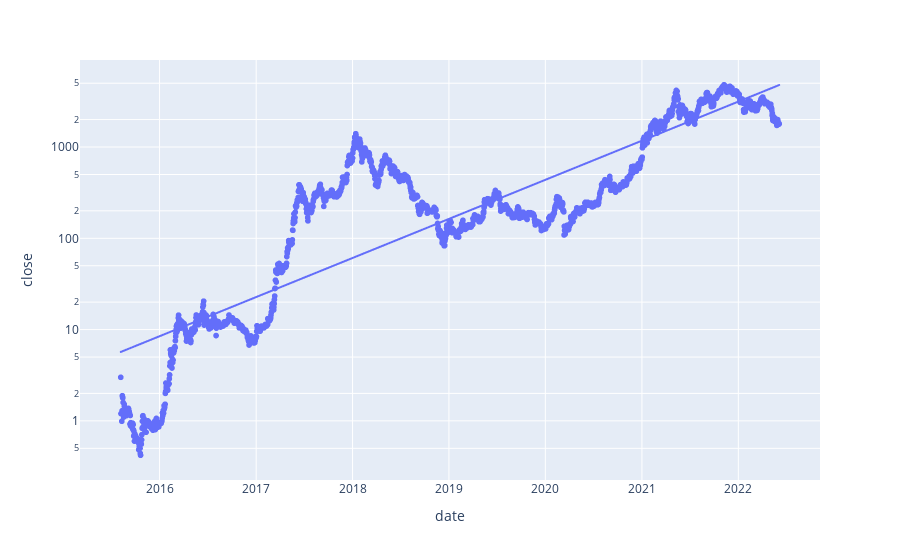

Notebook code for this chart:
### Markdown cell above
# Log Trend

### Code cell
import plotly.express as px

eth['rn'] = np.arange(len(eth))+1
fig = px.scatter(eth, x="date", y="close", log_y=True, trendline="ols", trendline_options=dict(log_y=True))
fig.show()

### Figure 1 — Plotly figure (JSON) as saved in the notebook; plotly's stock layout.template omitted (floating-point values rounded to 4 significant figures; data arrays with more than 128 entries replaced by an {"elided": "..."} marker saying what was removed)
{"data": [{"hovertemplate": "date=%{x}<br>close=%{y}<extra></extra>", "legendgroup": "", "marker": {"color": "#636efa", "symbol": "circle"}, "mode": "markers", "name": "", "showlegend": false, "type": "scattergl", "x": {"elided": "2495 str values"}, "xaxis": "x", "y": {"elided": "2495 float values"}, "yaxis": "y"}, {"hovertemplate": "<b>OLS trendline</b><br>log10(close) = 1.35723e-08 * date + -18.7744<br>R<sup>2</sup>=0.740179<br><br>date=%{x}<br>close=%{y} <b>(trend)</b><extra></extra>", "legendgroup": "", "marker": {"color": "#636efa", "symbol": "circle"}, "mode": "lines", "name": "", "showlegend": false, "type": "scattergl", "x": {"elided": "2495 str values"}, "xaxis": "x", "y": {"elided": "2495 float values"}, "yaxis": "y"}], "layout": {"legend": {"tracegroupgap": 0}, "margin": {"t": 60}, "xaxis": {"anchor": "y", "domain": [0, 1], "title": {"text": "date"}}, "yaxis": {"anchor": "x", "domain": [0, 1], "title": {"text": "close"}, "type": "log"}}}
